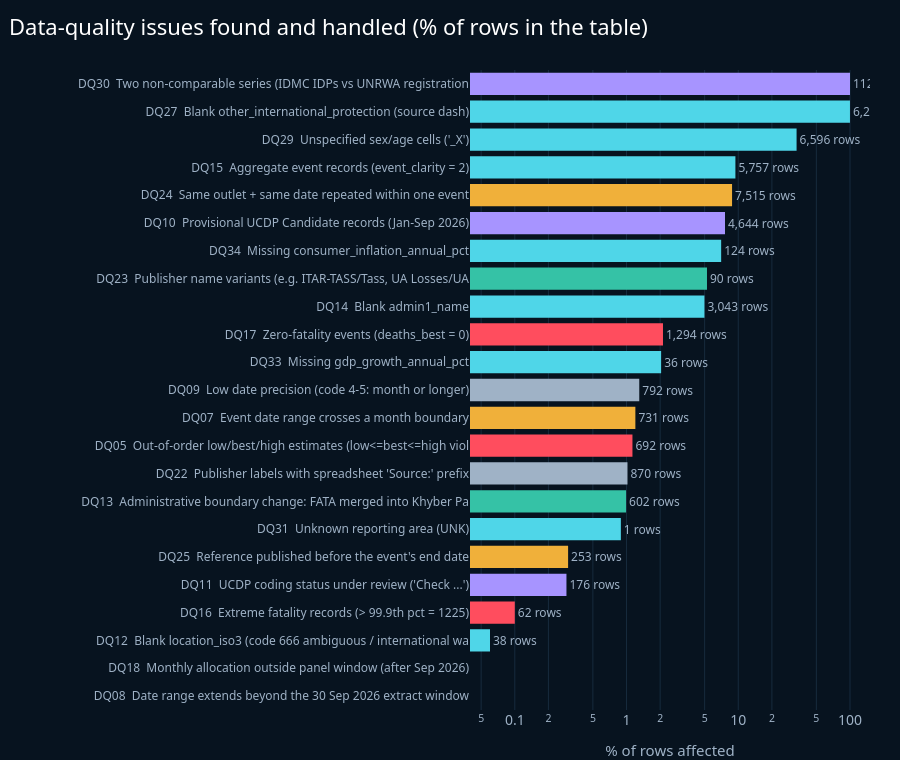

The notebook cell this image was saved under:
### Code cell
viz.fig_dq_summary(dq)

### Figure 1 — Plotly figure (JSON) as saved in the notebook; plotly's stock layout.template omitted (floating-point values rounded to 4 significant figures)
{"data": [{"hovertemplate": "%{y}<br>%{x:.2f}% of table<extra></extra>", "marker": {"color": ["#F0B03A", "#F0B03A", "#4FD6E8", "#FF4D5E", "#A794FF", "#F0B03A", "#4FD6E8", "#35C2A6", "#9FB2C6", "#FF4D5E", "#F0B03A", "#9FB2C6", "#4FD6E8", "#FF4D5E", "#4FD6E8", "#35C2A6", "#4FD6E8", "#A794FF", "#F0B03A", "#4FD6E8", "#4FD6E8", "#4FD6E8", "#A794FF"]}, "orientation": "h", "text": ["1 rows", "1 rows", "38 rows", "62 rows", "176 rows", "253 rows", "1 rows", "602 rows", "870 rows", "692 rows", "731 rows", "792 rows", "36 rows", "1,294 rows", "3,043 rows", "90 rows", "124 rows", "4,644 rows", "7,515 rows", "5,757 rows", "6,596 rows", "6,269 rows", "112 rows"], "textfont": {"color": "#9FB2C6", "size": 12}, "textposition": "outside", "type": "bar", "x": [0.0, 0.0, 0.06, 0.1, 0.29, 0.3, 0.89, 0.99, 1.02, 1.13, 1.2, 1.3, 2.04, 2.12, 4.98, 5.25, 7.03, 7.61, 8.8, 9.43, 33.26, 99.94, 100.0], "y": ["DQ08  Date range extends beyond the 30 Sep 2026 extract window", "DQ18  Monthly allocation outside panel window (after Sep 2026)", "DQ12  Blank location_iso3 (code 666 ambiguous / international wa", "DQ16  Extreme fatality records (> 99.9th pct = 1225)", "DQ11  UCDP coding status under review ('Check ...')", "DQ25  Reference published before the event's end date", "DQ31  Unknown reporting area (UNK)", "DQ13  Administrative boundary change: FATA merged into Khyber Pa", "DQ22  Publisher labels with spreadsheet 'Source:' prefix", "DQ05  Out-of-order low/best/high estimates (low<=best<=high viol", "DQ07  Event date range crosses a month boundary", "DQ09  Low date precision (code 4-5: month or longer)", "DQ33  Missing gdp_growth_annual_pct", "DQ17  Zero-fatality events (deaths_best = 0)", "DQ14  Blank admin1_name", "DQ23  Publisher name variants (e.g. ITAR-TASS/Tass, UA Losses/UA", "DQ34  Missing consumer_inflation_annual_pct", "DQ10  Provisional UCDP Candidate records (Jan-Sep 2026)", "DQ24  Same outlet + same date repeated within one event", "DQ15  Aggregate event records (event_clarity = 2)", "DQ29  Unspecified sex/age cells ('_X')", "DQ27  Blank other_international_protection (source dash)", "DQ30  Two non-comparable series (IDMC IDPs vs UNRWA registration"]}], "layout": {"height": 760, "margin": {"l": 470}, "title": {"text": "Data-quality issues found and handled (% of rows in the table)"}, "xaxis": {"title": {"text": "% of rows affected"}, "type": "log"}, "yaxis": {"tickfont": {"size": 12}}}}
